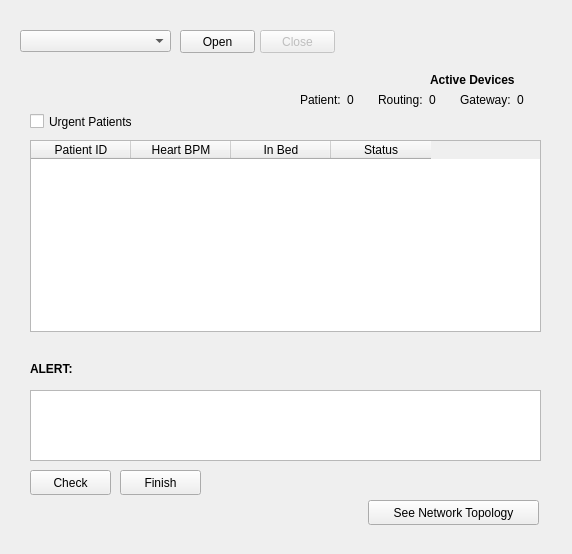
<?xml version="1.0" encoding="UTF-8"?>
<ui version="4.0">
 <class>MainWindow</class>
 <widget class="QMainWindow" name="MainWindow">
  <property name="geometry">
   <rect>
    <x>0</x>
    <y>0</y>
    <width>572</width>
    <height>554</height>
   </rect>
  </property>
  <property name="windowTitle">
   <string>Bedside Monitoring GUI</string>
  </property>
  <widget class="QWidget" name="centralWidget">
   <widget class="QPushButton" name="pushButton_open">
    <property name="geometry">
     <rect>
      <x>180</x>
      <y>30</y>
      <width>75</width>
      <height>23</height>
     </rect>
    </property>
    <property name="text">
     <string>Open</string>
    </property>
   </widget>
   <widget class="QPushButton" name="pushButton_close">
    <property name="enabled">
     <bool>false</bool>
    </property>
    <property name="geometry">
     <rect>
      <x>260</x>
      <y>30</y>
      <width>75</width>
      <height>23</height>
     </rect>
    </property>
    <property name="text">
     <string>Close</string>
    </property>
   </widget>
   <widget class="QComboBox" name="comboBox_port">
    <property name="geometry">
     <rect>
      <x>20</x>
      <y>30</y>
      <width>151</width>
      <height>22</height>
     </rect>
    </property>
   </widget>
   <widget class="QTableWidget" name="table_patient">
    <property name="geometry">
     <rect>
      <x>30</x>
      <y>140</y>
      <width>511</width>
      <height>192</height>
     </rect>
    </property>
    <attribute name="horizontalHeaderCascadingSectionResizes">
     <bool>true</bool>
    </attribute>
    <attribute name="horizontalHeaderShowSortIndicator" stdset="0">
     <bool>false</bool>
    </attribute>
    <column>
     <property name="text">
      <string>Patient ID</string>
     </property>
    </column>
    <column>
     <property name="text">
      <string>Heart BPM</string>
     </property>
    </column>
    <column>
     <property name="text">
      <string>In Bed</string>
     </property>
    </column>
    <column>
     <property name="text">
      <string>Status</string>
     </property>
    </column>
   </widget>
   <widget class="QLabel" name="alert_label">
    <property name="geometry">
     <rect>
      <x>30</x>
      <y>360</y>
      <width>67</width>
      <height>17</height>
     </rect>
    </property>
    <property name="font">
     <font>
      <weight>75</weight>
      <bold>true</bold>
     </font>
    </property>
    <property name="text">
     <string>ALERT:</string>
    </property>
   </widget>
   <widget class="QListWidget" name="alert_notif">
    <property name="geometry">
     <rect>
      <x>30</x>
      <y>390</y>
      <width>511</width>
      <height>71</height>
     </rect>
    </property>
   </widget>
   <widget class="QPushButton" name="ack">
    <property name="geometry">
     <rect>
      <x>30</x>
      <y>470</y>
      <width>81</width>
      <height>25</height>
     </rect>
    </property>
    <property name="text">
     <string>Check</string>
    </property>
   </widget>
   <widget class="QLabel" name="label">
    <property name="geometry">
     <rect>
      <x>430</x>
      <y>70</y>
      <width>111</width>
      <height>20</height>
     </rect>
    </property>
    <property name="font">
     <font>
      <weight>75</weight>
      <bold>true</bold>
     </font>
    </property>
    <property name="text">
     <string>Active Devices</string>
    </property>
   </widget>
   <widget class="QCheckBox" name="checkBox">
    <property name="geometry">
     <rect>
      <x>30</x>
      <y>110</y>
      <width>131</width>
      <height>23</height>
     </rect>
    </property>
    <property name="text">
     <string>Urgent Patients</string>
    </property>
   </widget>
   <widget class="QPushButton" name="pushButton_nt">
    <property name="geometry">
     <rect>
      <x>368</x>
      <y>500</y>
      <width>171</width>
      <height>25</height>
     </rect>
    </property>
    <property name="text">
     <string>See Network Topology</string>
    </property>
   </widget>
   <widget class="QPushButton" name="ack_done">
    <property name="geometry">
     <rect>
      <x>120</x>
      <y>470</y>
      <width>81</width>
      <height>25</height>
     </rect>
    </property>
    <property name="text">
     <string>Finish</string>
    </property>
   </widget>
   <widget class="QWidget" name="layoutWidget">
    <property name="geometry">
     <rect>
      <x>300</x>
      <y>90</y>
      <width>71</width>
      <height>19</height>
     </rect>
    </property>
    <layout class="QHBoxLayout" name="horizontalLayout">
     <item>
      <widget class="QLabel" name="label_patient">
       <property name="text">
        <string>Patient:</string>
       </property>
      </widget>
     </item>
     <item>
      <widget class="QLabel" name="label_patient_count">
       <property name="text">
        <string>0</string>
       </property>
      </widget>
     </item>
    </layout>
   </widget>
   <widget class="QWidget" name="layoutWidget">
    <property name="geometry">
     <rect>
      <x>378</x>
      <y>90</y>
      <width>75</width>
      <height>19</height>
     </rect>
    </property>
    <layout class="QHBoxLayout" name="horizontalLayout_3">
     <item>
      <widget class="QLabel" name="label_routing">
       <property name="text">
        <string>Routing:</string>
       </property>
      </widget>
     </item>
     <item>
      <widget class="QLabel" name="label_routing_count">
       <property name="text">
        <string>0</string>
       </property>
      </widget>
     </item>
    </layout>
   </widget>
   <widget class="QWidget" name="layoutWidget">
    <property name="geometry">
     <rect>
      <x>460</x>
      <y>90</y>
      <width>80</width>
      <height>19</height>
     </rect>
    </property>
    <layout class="QHBoxLayout" name="horizontalLayout_4">
     <item>
      <widget class="QLabel" name="label_gateway">
       <property name="text">
        <string>Gateway:</string>
       </property>
      </widget>
     </item>
     <item>
      <widget class="QLabel" name="label_gateway_count">
       <property name="text">
        <string>0</string>
       </property>
      </widget>
     </item>
    </layout>
   </widget>
  </widget>
 </widget>
 <resources/>
 <connections/>
</ui>
